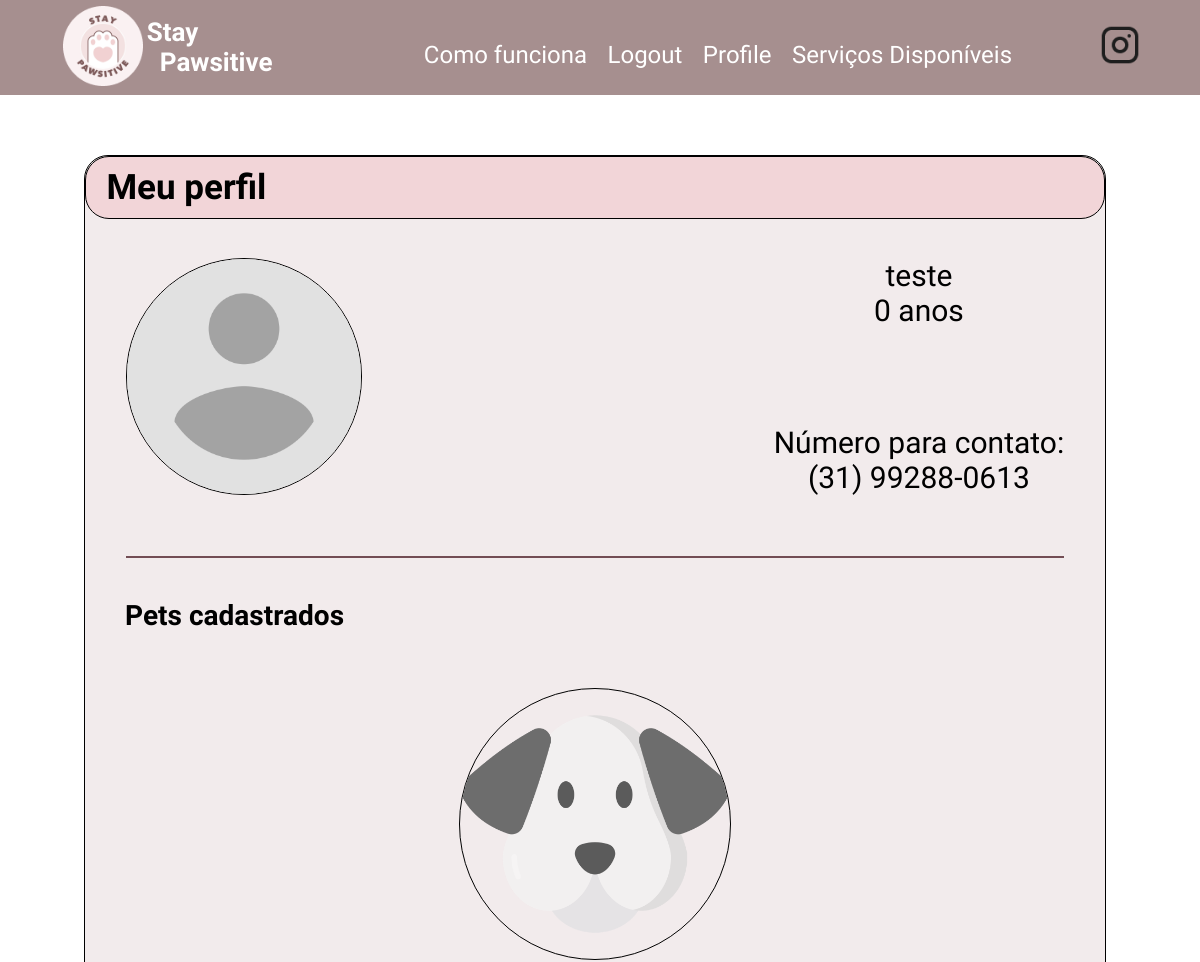
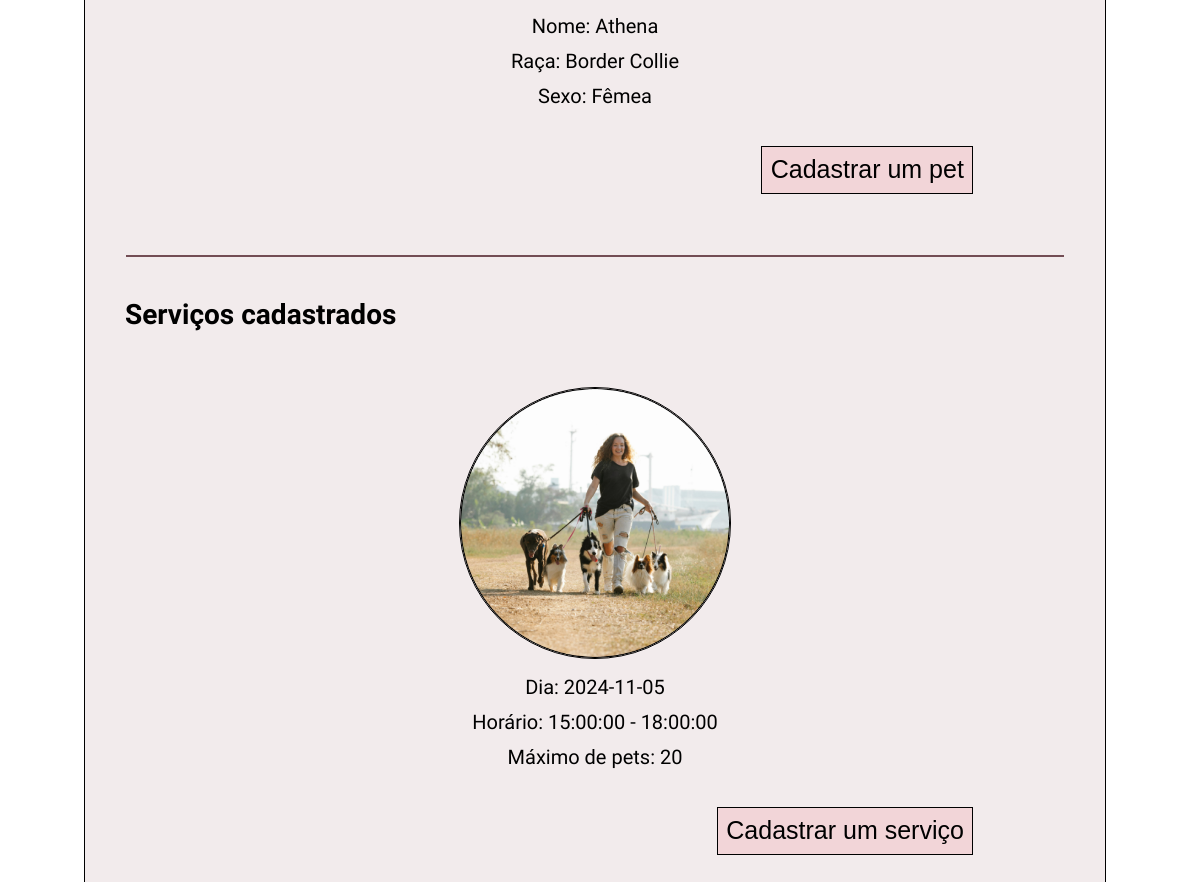
Screenshot of /user/teste (signed in) with the database file from the repository (2 pictures, top to bottom).
### app/models.py (models this page shows, shortened)
class User(UserMixin, db.Model):
    id: so.Mapped[int] = so.mapped_column(primary_key=True)
    username: so.Mapped[str] = so.mapped_column(sa.String(64), index=True,
                                                unique=True)
    email: so.Mapped[str] = so.mapped_column(sa.String(120), index=True,
                                             unique=True)
    password_hash: so.Mapped[Optional[str]] = so.mapped_column(sa.String(256))
    credits: so.Mapped[int] = so.mapped_column()
    name: so.Mapped[str] = so.mapped_column(sa.String(64), index=True, unique=False)
    phone: so.Mapped[str] = so.mapped_column(sa.String(15), index=True, unique=False)
    birthdate: so.Mapped[datetime] = so.mapped_column(
        index=True, default=lambda: datetime.now(timezone.utc))
    address: so.Mapped[str] = so.mapped_column(sa.String(64), index=True, unique=False)
    cpf: so.Mapped[str] = so.mapped_column(sa.String(11), index=True, unique=False)
    avatar: so.Mapped[str] = so.mapped_column(sa.String(100), index=True, unique=False)
    about_me: so.Mapped[Optional[str]] = so.mapped_column(sa.String(140))

class Pet(db.Model):
    name: so.Mapped[str] = so.mapped_column(sa.String(64), index=True, primary_key=True)
    username: so.Mapped[str] = so.mapped_column(sa.ForeignKey(User.username), index=True, primary_key=True)
    pet_type: so.Mapped[str] = so.mapped_column(sa.String(50))
    photo: so.Mapped[str] = so.mapped_column(sa.String(100))
    breed: so.Mapped[str] = so.mapped_column(sa.String(40))
    sex: so.Mapped[str] = so.mapped_column(sa.String(10))
    friendly: so.Mapped[bool] = so.mapped_column(Boolean)

class PossibleWalk(db.Model):
    id: so.Mapped[int] = so.mapped_column(primary_key = True, autoincrement=True)
    max_pets: so.Mapped[int] = so.mapped_column()
    date: so.Mapped[datetime.date] = so.mapped_column(Date)
    start_hour: so.Mapped[time] = so.mapped_column(Time)
    end_hour: so.Mapped[time] = so.mapped_column(Time)
    username: so.Mapped[str] = so.mapped_column(sa.ForeignKey(User.username), index=True)

### app/routes.py (the view)
@app.route('/user/<username>')
@login_required
def user(username):
    user = db.session.scalar(sa.select(User).where(User.username == username))
    if user is None:
        return render_template('404.html'), 404
    age = calculate_age(user.birthdate)
    formatted_phone = format_phone_number(user.phone)
    pets = db.session.query(Pet).join(User).filter(User.username == current_user.username).all()
    possible_walks = db.session.query(PossibleWalk).join(User).filter(User.username == current_user.username).all()
    return render_template('user.html', user=user, age=age, phone=formatted_phone, pets=pets, possible_walks= possible_walks)

### app/models.py (called while the page is built)
@login.user_loader
def load_user(id):
    return db.session.get(User, int(id))

### app/routes.py (called while the page is built)
def calculate_age(birthdate):
    today = datetime.today()
    age = today.year - birthdate.year - ((today.month, today.day) < (birthdate.month, birthdate.day))
    return age

def format_phone_number(phone):
    digits = ''.join(filter(str.isdigit, phone))
    if len(digits) == 11:
        return f"({digits[:2]}) {digits[2:7]}-{digits[7:]}"
    return phone

### app/templates/user.html (shortened to what this page needs)
{% extends "base.html" %}
{% block head %}
   {{ super() }}
   <link rel="stylesheet" href="{{url_for('static', filename='styles/user.css')}}">
{% endblock head %}
{% block content %}
   <div class="container">
       <div class="title">
           Meu perfil
       </div>
       <div class="infos">
           <div class="profile-data">
               <img src="{{url_for('static', filename='{}'.format(user.avatar))}}">
               <div>
                   <div>
                       {{ user.username }}
                       <br>
                       {{ age }} anos
                   </div>
                   <div>
                       Número para contato:
                       <br>
                       {{ phone }}
                   </div>
               </div>
           </div>
       </div>
       <div class="line"></div>
       <h1 style="font-weight: bold; font-size: 28px; margin-left: 40px;">Pets cadastrados</h1>
       <div class="pets">
           <div class="list">
               {% for pet in pets %}
               <div>
                   <img src="{{url_for('static', filename=pet.photo)}}">
                   <p>Nome: {{pet.name}} </p>
                   <p>Raça: {{pet.breed}} </p>
                   {% if pet.sex == "female" %}
                   <p>Sexo: Fêmea </p>
                   {% else %}
                   <p>Sexo: Macho </p>
                   {% endif %}
               </div>
               {% endfor%}
           </div>
           <button onclick="redirect_new_pet()">Cadastrar um pet</button>
       </div>
       <div class="line"></div>
       <h1 style="font-weight: bold; font-size: 28px; margin-left: 40px;">Serviços cadastrados</h1>
       <div class="pets">
           <div class="list">
               {% for walk in possible_walks %}
               <div>
                   <img src="{{url_for('static', filename='images/passeio.png')}}">
                   <p>Dia: {{walk.date}} </p>
                   <p>Horário: {{walk.start_hour}} - {{walk.end_hour}} </p>
                   <p>Máximo de pets: {{walk.max_pets}} </p>
               </div>
               {% endfor%}
           </div>
           <button onclick="redirect_new_walk()">Cadastrar um serviço</button>
       </div>
   </div>
{% endblock %}

### app/static/styles/base.css (style rules this page uses)
:root { font-size: 62.5%; }
body { font-family: 'Montserrat Alternates', sans-serif; font-style: normal; margin: 0; padding: 0; }

### app/static/styles/user.css (style rules this page uses)
body { font-family: 'Montserrat Alternates', sans-serif; font-style: normal; margin: 0; padding: 0; min-height: 1000px; }
html { margin: 0; padding: 0; height: 100%; }
.container { width: 85%; background-color: #F2EBEC; margin-left: 7%; margin-top: 5%; border: 1px solid #F2D5D8; border-radius: 24px; padding-bottom: 4%; border: 0.5px solid black; }
.title { background-color: #F2D5D8; padding: 1% 2%; border-radius: 24px; border: 0.5px solid black; font-size: 35px; font-weight: 700; }
.infos { padding: 2% 4%; }
.profile-data { display: flex; justify-content: space-between; font-size: 30px; padding-top: 2%; }
.profile-data > img { border-radius: 50%; border: 1px solid black; max-width: 25%; height: auto; }
.profile-data > div { display: flex; flex-direction: column; justify-content: space-between; text-align: center; }
.pets { display: flex; flex-direction: column; padding: 2% 8%; }
.pets > button, .services > button { background-color: #F2D5D8; font-size: 25px; font-weight: 400; padding: 1%; border: 1px solid black; align-self: flex-end; margin-right: 5rem; margin-top: 1rem; }
.list { display: flex; flex-wrap: wrap; justify-content: space-around; text-align: center; font-size: 20px; }
.list > div { padding: 2% 0%; }
.list img { width: 27rem; height: 27rem; border-radius: 50%; border: 1px solid black; }
.list p { margin-top: 4%; margin-bottom: 4%; }
.line { border-top: 2px solid #734D54; margin: 4% 4%; }

### rows the page displays
User: avatar (placeholder picture), username "teste"
Pet: photo (placeholder picture), name "Athena", breed "Border Collie", sex "Sexo: Fêmea"
PossibleWalk: date "2024-11-05", start_hour "15:00:00", end_hour "18:00:00", max_pets "20"

### other values shown
{{ age }} "0"
{{ phone }} "(31) 99288-0613"
